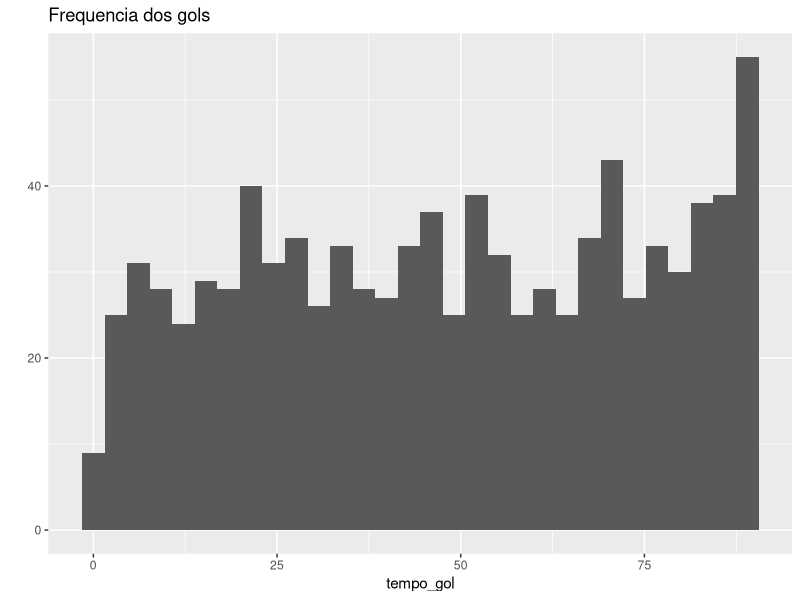
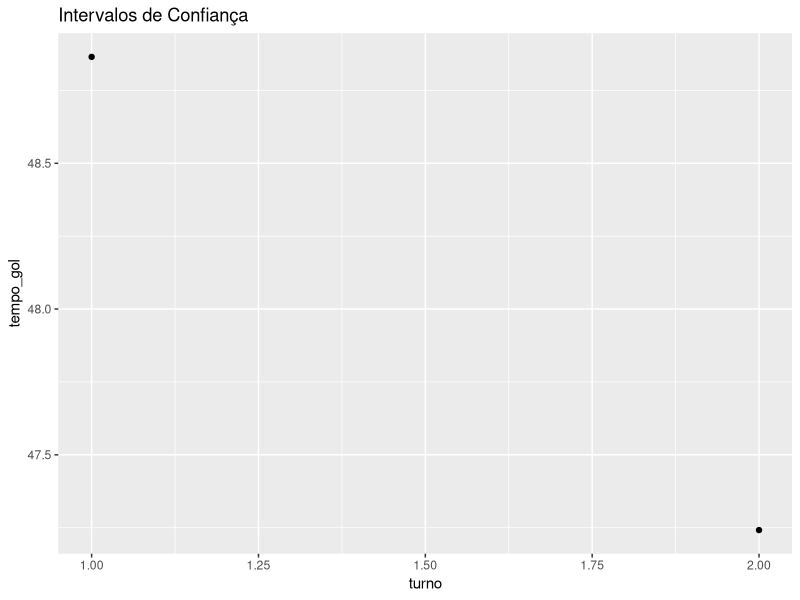
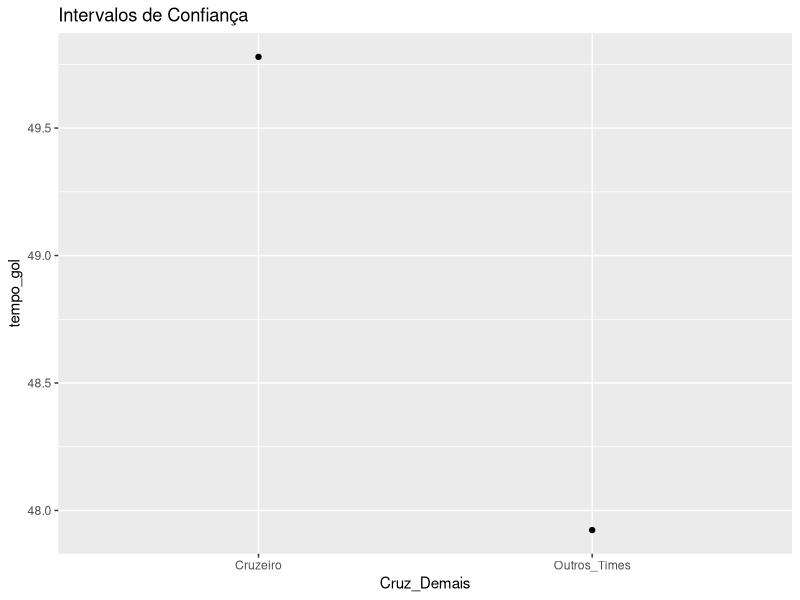

The R source for these figures, in order:
## ---- chunk 1
  library(ggplot2, quietly = T, warn.conflicts = F)
  library(dplyr, quietly = T, warn.conflicts = F)
## ---- chunk 2
     gols<-read.csv("camp brasileiro 2013 - dados processados copy.csv")
     head(gols)
## ---- chunk 3
        gols <- filter(gols,tempo_gol != "None")
        gols$tempo_gol <- as.numeric(gols$tempo_gol)

        tempo1 <- filter(gols,tempo_gol <= 45)
        tempo2 <- filter(gols,tempo_gol > 45)
        tempo2$tempo_gol <- tempo2$tempo_gol - 45

        qplot(data = gols, tempo_gol, geom = "histogram")+ggtitle("Frequencia dos gols")
## ---- chunk 4

     gols<-read.csv("camp brasileiro 2013 - dados processados copy.csv")
     gols <- filter(gols,tempo_gol != "None")
     gols$tempo_gol <- as.numeric(gols$tempo_gol)

     turno_1 <- filter(gols, id_jogo <= 190)
     turno_2 <- filter(gols, id_jogo > 190)
     t.test(turno_1$tempo_gol,turno_2$tempo_gol)
## ---- chunk 5

     gols<-read.csv("camp brasileiro 2013 - dados processados copy.csv")
     gols <- filter(gols,tempo_gol != "None")
     gols$tempo_gol <- as.numeric(gols$tempo_gol)

    gols$turno <- 0

      for (i in seq(1,nrow(gols))){
           if (gols[i,1] <= 190){
                gols[i,8] <- 1
             }
           else{
            gols[i,8] <- 2
           }
      }
    
       ggplot(gols, aes(x = turno, y = tempo_gol)) + 
          stat_summary(fun.y = mean, geom = "point") + 
          stat_summary(fun.data = mean_cl_normal, geom = "errorbar", colour = "blue",) + ggtitle("Intervalos de Confiança")

## ---- chunk 6
    gols<-read.csv("camp brasileiro 2013 - dados processados copy.csv")
    gols <- filter(gols,tempo_gol != "None")
    gols$tempo_gol <- as.numeric(gols$tempo_gol)

    gols_campeao <- filter(gols, time_gol == "Cruzeiro")
    demais_times <- filter(gols, time_gol != "Cruzeiro")

   t.test(gols_campeao$tempo_gol,demais_times$tempo_gol)

## ---- chunk 7

  gols<-read.csv("camp brasileiro 2013 - dados processados copy.csv")
    gols <- filter(gols,tempo_gol != "None")
    gols$tempo_gol <- as.numeric(gols$tempo_gol)   
 

    gols$Cruz_Demais <- "X"

    for (i in seq(1,nrow(gols))){
           if (gols[i,5] == "Cruzeiro"){
                gols[i,8] <- "Cruzeiro"
             }
           else{
            gols[i,8] <- "Outros_Times"
           }
      }

   ggplot(gols, aes(x = Cruz_Demais, y = tempo_gol)) + 
          stat_summary(fun.y = mean, geom = "point") + 
          stat_summary(fun.data = mean_cl_normal, geom = "errorbar", colour = "blue",) + ggtitle("Intervalos de Confiança")

## ---- chunk 8
    gols<-read.csv("camp brasileiro 2013 - dados processados copy.csv")
    gols <- filter(gols,tempo_gol != "None")
    gols$tempo_gol <- as.numeric(gols$tempo_gol)   

    rebaixados <- filter(gols, time_gol == "Portuguesa" | time_gol == "Vasco da Gama" | time_gol == "Ponte Preta" |time_gol ==                      "Náutico" )
     
    demais_times<- filter(gols, time_gol != "Portuguesa" & time_gol != "Vasco da Gama" & time_gol != "Ponte Preta" &time_gol !=                      "Náutico" )
    
   t.test(rebaixados$tempo_gol,demais_times$tempo_gol)

